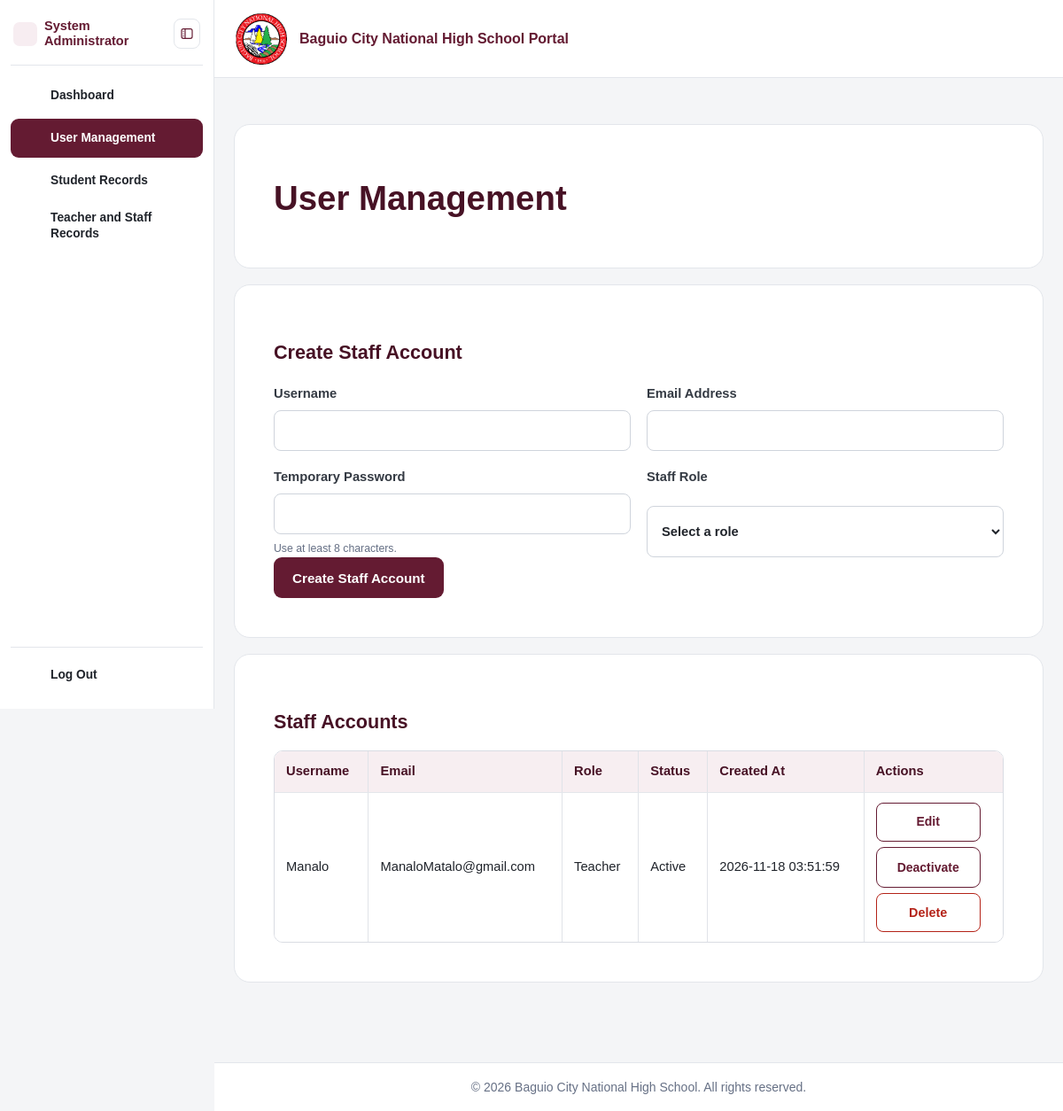
/admin/user_management.php (signed in), run on an earlier commit of the app's database.
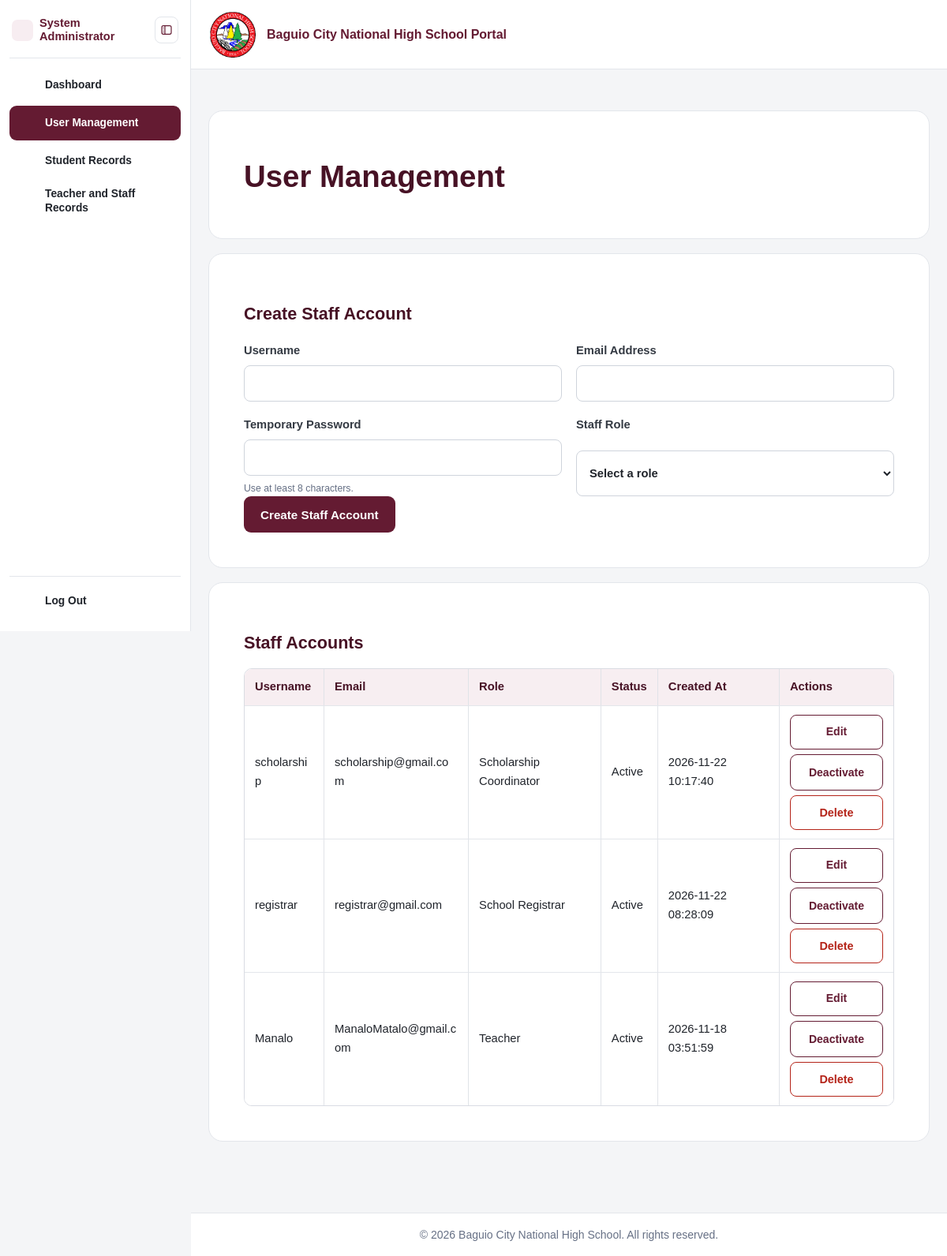
And on a later commit of the database.
### tables this page shows
CREATE TABLE `users` (
  `user_id` int(10) UNSIGNED NOT NULL,
  `role_id` int(10) UNSIGNED NOT NULL,
  `username` varchar(60) NOT NULL,
  `email` varchar(150) NOT NULL,
  `password_hash` varchar(255) NOT NULL,
  `account_status` enum('Active','Inactive','Locked') NOT NULL DEFAULT 'Active',
  `created_at` timestamp NOT NULL DEFAULT current_timestamp(),
  `updated_at` timestamp NULL DEFAULT NULL ON UPDATE current_timestamp()
);

CREATE TABLE `roles` (
  `role_id` int(10) UNSIGNED NOT NULL,
  `role_name` varchar(60) NOT NULL
);

### includes/functions.php (called while the page is built, shortened)
<?php
function e(?string $value): string
{
    return htmlspecialchars($value ?? '', ENT_QUOTES, 'UTF-8');
}
function current_user(): ?array
{
    return $_SESSION['user'] ?? null;
}

### admin/user_management.php (the view, shortened to what the changed rows need)
<?php
require_once __DIR__ . '/../includes/bootstrap.php';
$allowedRoles = [
    'School Registrar',
    'Teacher',
    'Scholarship Coordinator'
];
$editAccount = null;
$staffQuery = $pdo->prepare(
    "SELECT
        u.user_id,
        u.username,
        u.email,
        u.account_status,
        u.created_at,
        r.role_name
     FROM users u
     INNER JOIN roles r ON r.role_id = u.role_id
     WHERE r.role_name IN (
        'School Registrar',
        'Teacher',
        'Scholarship Coordinator'
     )
     ORDER BY r.role_name ASC, u.username ASC"
);
$staffQuery->execute();
$staffAccounts = $staffQuery->fetchAll();
require_once __DIR__ . '/../includes/header.php';
?>
<section class="form-card">
    <h1>User Management</h1>
</section>
<?php if ($editAccount): ?>
    <section class="form-card">
        <h2>Edit Staff Account</h2>
        <form method="POST" action="">
            <input
                type="hidden"
                name="csrf_token"
                value="<?= e(csrf_token()) ?>"
            >
            <input type="hidden" name="action" value="update">
            <input
                type="hidden"
                name="user_id"
                value="<?= (int) $editAccount['user_id'] ?>"
            >
            <div class="user-form-grid">
                <label>
                    Username
                    <input
                        type="text"
                        name="username"
                        minlength="3"
                        maxlength="50"
                        value="<?= e($editAccount['username']) ?>"
                        required
                    >
                </label>
                <label>
                    Email Address
                    <input
                        type="email"
                        name="email"
                        maxlength="150"
                        value="<?= e($editAccount['email']) ?>"
                        required
                    >
                </label>
                <label>
                    Staff Role
                    <select name="role_name" required>
                        <option value="">Select a role</option>
                        <?php foreach ($allowedRoles as $role): ?>
                            <option
                                value="<?= e($role) ?>"
                                <?= $editAccount['role_name'] === $role ? 'selected' : '' ?>
                            >
                                <?= e($role) ?>
                            </option>
                        <?php endforeach; ?>
                    </select>
                </label>
                <label>
                    Account Status
                    <select name="account_status" required>
                        <option
                            value="Active"
                            <?= $editAccount['account_status'] === 'Active' ? 'selected' : '' ?>
                        >
                            Active
                        </option>
                        <option
                            value="Inactive"
                            <?= $editAccount['account_status'] === 'Inactive' ? 'selected' : '' ?>
                        >
                            Inactive
                        </option>
                        <option
                            value="Locked"
                            <?= $editAccount['account_status'] === 'Locked' ? 'selected' : '' ?>
                        >
                            Locked
                        </option>
                    </select>
                </label>
                <label>
                    New Password
                    <input
                        type="password"
                        name="password"
                        minlength="8"
                        placeholder="Leave blank to keep current password"
                        autocomplete="new-password"
                    >
                    <small>Only enter a password if you want to change it.</small>
                </label>
            </div>
            <div class="form-actions">
                <button type="submit" class="button button-primary">
                    Save Changes
                </button>
                <a
                    href="<?= BASE_URL ?>/admin/user_management.php"
                    class="button button-outline"
                >
                    Cancel
                </a>
            </div>
        </form>
    </section>
<?php else: ?>
    <section class="form-card">
        <h2>Create Staff Account</h2>
    </section>
<?php endif; ?>
<section class="form-card">
    <h2>Staff Accounts</h2>
    <?php if (!$staffAccounts): ?>
        <p>No staff accounts have been created yet.</p>
    <?php else: ?>
        <div class="table-container">
            <table>
                <thead>
                    <tr>
                        <th>Username</th>
                        <th>Email</th>
                        <th>Role</th>
                        <th>Status</th>
                        <th>Created At</th>
                        <th>Actions</th>
                    </tr>
                </thead>
                <tbody>
                    <?php foreach ($staffAccounts as $staff): ?>
                        <tr>
                            <td><?= e($staff['username']) ?></td>
                            <td><?= e($staff['email']) ?></td>
                            <td><?= e($staff['role_name']) ?></td>
                            <td><?= e($staff['account_status']) ?></td>
                            <td><?= e($staff['created_at']) ?></td>
                            <td>
                                <div class="account-actions">
                                    <a
                                        href="<?= BASE_URL ?>/admin/user_management.php?edit=<?= (int) $staff['user_id'] ?>"
                                        class="button button-outline portal-record-action"
                                    >
                                        Edit
                                    </a>
                                    <form method="POST" action="">
                                        <button
                                            type="submit"
                                            class="button button-outline"
                                        >
                                            <?= $staff['account_status'] === 'Active'
                                                ? 'Deactivate'
                                                : 'Activate' ?>
                                        </button>
                                    </form>
                                    <form
                                        method="POST"
                                        action=""
                                        data-confirm-delete="Are you sure you want to permanently delete this staff account? Its staff profile and related teacher assignments may also be removed."
                                    >
                                        <button
                                            type="submit"
                                            class="button portal-record-action button-danger-outline"
                                        >
                                            Delete
                                        </button>
                                    </form>
                                </div>
                            </td>
                        </tr>
                    <?php endforeach; ?>
                </tbody>
            </table>
        </div>
    <?php endif; ?>
</section>
<?php require_once __DIR__ . '/../includes/footer.php'; ?>

### includes/sidebar.php (shortened to what the changed rows need)
<?php
$sidebarUser = $user ?? current_user();
$sidebarRole = $sidebarUser['role_name'] ?? '';
$sidebarPage = basename($_SERVER['PHP_SELF'] ?? '');
$sidebarLinks = [];
$sidebarHeading = 'Navigation';
$sidebarAdd = static function (string $label, string $url, string $page, string $icon) use (&$sidebarLinks): void {
    $sidebarLinks[] = ['label' => $label, 'url' => $url, 'pages' => [$page], 'icon' => $icon];
};
if ($sidebarRole === 'System Administrator') {
    $sidebarHeading = 'System Administrator';
} else {
    $sidebarAdd('Home', '/index.php', 'index.php', 'dashboard');
    $sidebarAdd('Announcements', '/announcements.php', 'announcements.php', 'announcement');
    $sidebarAdd('Log In', '/login.php', 'login.php', 'profile');
    $sidebarAdd('How to Register?', '/register.php', 'register.php', 'new-enrollment');
}
$sidebarRelatedPages = [
    'settings.php' => ['profile.php', 'change_password.php'],
    'enrollment_review.php' => ['review_application.php'],
    'my_applications.php' => ['edit_enrollment.php', 'scholarship_status.php'],
    'scholarship_programs.php' => ['add_scholarship_program.php', 'edit_scholarship_program.php'],
    'student_records.php' => ['student_records_report.php'],
    'staff_records.php' => ['staff_records_report.php'],
];
?>
<aside class="main-sidebar" id="mainSidebar" aria-label="Portal menu" aria-hidden="true" inert>
    <div class="main-sidebar-header sidebar-heading">
        <div class="sidebar-role-identity">
            <div class="sidebar-identity-text">
                <h2<?= $sidebarRole === 'Student' ? ' title="' . e($sidebarHeading) . '"' : '' ?>><?= e($sidebarHeading) ?></h2>
            </div>
        </div>
    </div>
    <nav class="main-sidebar-nav" id="portalNavigationLinks" aria-label="Portal navigation">
        <?php foreach ($sidebarLinks as $link): ?>
            <?php
            $sidebarLinkPage = $link['pages'][0];
            $isCurrentPage = $sidebarPage === $sidebarLinkPage;
            $isActive = $isCurrentPage || in_array($sidebarPage, $sidebarRelatedPages[$sidebarLinkPage] ?? [], true);
            ?>
            <a href="<?= BASE_URL . $link['url'] ?>" class="sidebar-nav-link <?= $isActive ? 'active' : '' ?>"
               aria-label="<?= e($link['label']) ?>" title="<?= e($link['label']) ?>"
               <?= $isActive ? 'aria-current="' . ($isCurrentPage ? 'page' : 'location') . '"' : '' ?>>
                <span class="sidebar-nav-icon"><?= $sidebarIcons[$link['icon']] ?></span>
                <span class="sidebar-nav-text"><?= e($link['label']) ?></span>
            </a>
        <?php endforeach; ?>
    </nav>
</aside>

What changed in the data, as far as the page shows it:
added users: username "scholarship", email "scholarship@gmail.com", role.role_name "Scholarship Coordinator", account_status "Active", created_at "2026-11-22 10:17:40", shows "Deactivate"
added users: username "registrar", email "registrar@gmail.com", role.role_name "School Registrar", account_status "Active", created_at "2026-11-22 08:28:09", shows "Deactivate"
